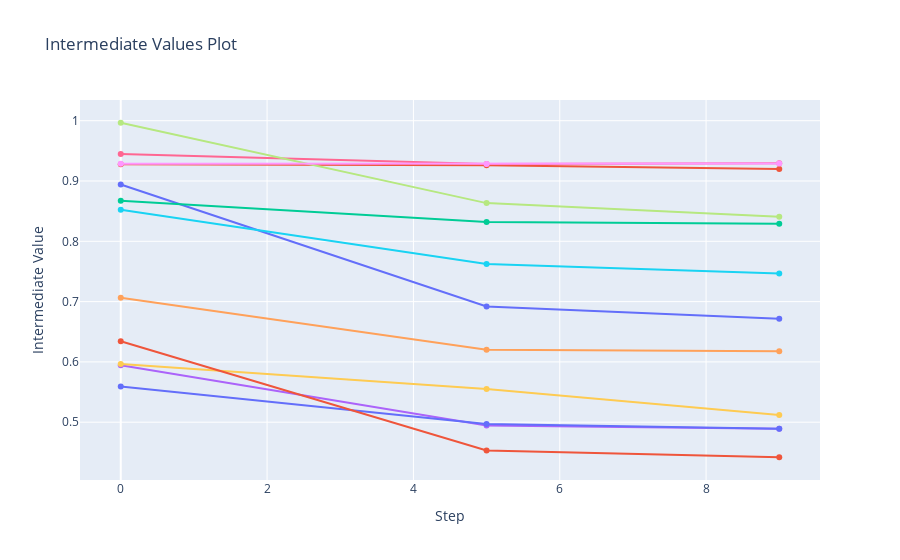

This figure's notebook cell:
### Code cell
fig = optuna.visualization.plot_intermediate_values(study_vis)
fig.show()

### Figure 1 — Plotly figure (JSON) as saved in the notebook; plotly's stock layout.template omitted (floating-point values rounded to 4 significant figures)
{"data": [{"marker": {"maxdisplayed": 10}, "mode": "lines+markers", "name": "Trial0", "type": "scatter", "x": [0, 5, 9], "y": [0.8941, 0.6917, 0.6715]}, {"marker": {"maxdisplayed": 10}, "mode": "lines+markers", "name": "Trial1", "type": "scatter", "x": [0, 5, 9], "y": [0.9279, 0.926, 0.9199]}, {"marker": {"maxdisplayed": 10}, "mode": "lines+markers", "name": "Trial2", "type": "scatter", "x": [0, 5, 9], "y": [0.8674, 0.8321, 0.8292]}, {"marker": {"maxdisplayed": 10}, "mode": "lines+markers", "name": "Trial3", "type": "scatter", "x": [0, 5, 9], "y": [0.5944, 0.4944, 0.4892]}, {"marker": {"maxdisplayed": 10}, "mode": "lines+markers", "name": "Trial4", "type": "scatter", "x": [0, 5, 9], "y": [0.7065, 0.62, 0.6176]}, {"marker": {"maxdisplayed": 10}, "mode": "lines+markers", "name": "Trial5", "type": "scatter", "x": [0, 5, 9], "y": [0.8525, 0.7625, 0.7467]}, {"marker": {"maxdisplayed": 10}, "mode": "lines+markers", "name": "Trial6", "type": "scatter", "x": [0, 5, 9], "y": [0.9446, 0.9282, 0.9294]}, {"marker": {"maxdisplayed": 10}, "mode": "lines+markers", "name": "Trial7", "type": "scatter", "x": [0, 5, 9], "y": [0.9966, 0.8633, 0.8405]}, {"marker": {"maxdisplayed": 10}, "mode": "lines+markers", "name": "Trial8", "type": "scatter", "x": [0, 5, 9], "y": [0.9285, 0.9284, 0.929]}, {"marker": {"maxdisplayed": 10}, "mode": "lines+markers", "name": "Trial9", "type": "scatter", "x": [0, 5, 9], "y": [0.5965, 0.5552, 0.5119]}, {"marker": {"maxdisplayed": 10}, "mode": "lines+markers", "name": "Trial10", "type": "scatter", "x": [0, 5, 9], "y": [0.559, 0.4971, 0.489]}, {"marker": {"maxdisplayed": 10}, "mode": "lines+markers", "name": "Trial11", "type": "scatter", "x": [0, 5, 9], "y": [0.6341, 0.4531, 0.4419]}], "layout": {"showlegend": false, "title": {"text": "Intermediate Values Plot"}, "xaxis": {"title": {"text": "Step"}}, "yaxis": {"title": {"text": "Intermediate Value"}}}}
